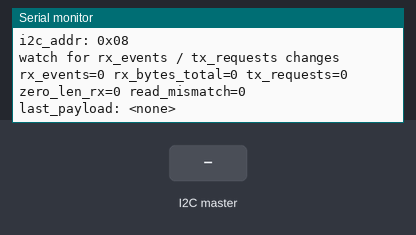
A program run on a simulated Teensy 4. Shown: the last lines printed to the serial monitor. Inputs (shaded band) come from the test bench.

Above: at 1.2 s.
1.3 s: the I2C master sends the byte 1
At 2.8 s:
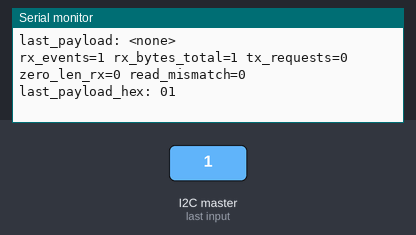
4.3 s: the I2C master sends the byte 90
At 5.8 s:
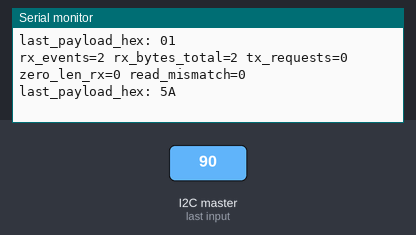
7.3 s: the I2C master sends the byte 200
At 8.7 s:
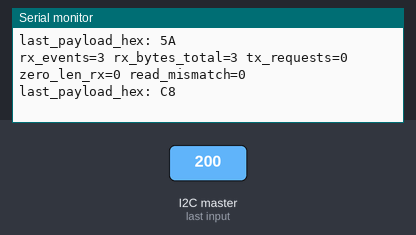
Timing chart, 0 to 10.3 s (numbered marks = the images above; inputs shaded):
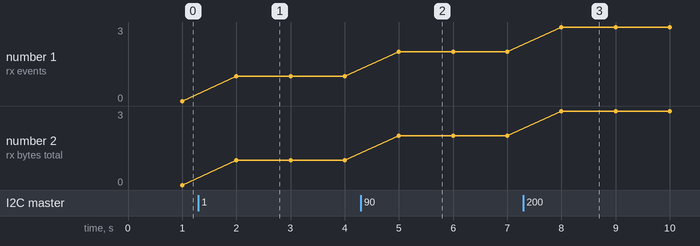

The program:

main.cpp
```cpp
#include <Arduino.h>
#include <Wire.h>

// Minimal I2C bus activity logger for Teensy as slave.
// Goal: confirm whether the master is attempting communication at all.

static constexpr uint8_t I2C_ADDR = 0x08;
static constexpr uint32_t SERIAL_BAUD = 115200;
static constexpr size_t RX_BUF_SIZE = 64;

volatile uint32_t g_rxEvents = 0;
volatile uint32_t g_txRequests = 0;
volatile uint32_t g_rxBytesTotal = 0;
volatile uint32_t g_zeroLenRx = 0;
volatile uint32_t g_readMismatch = 0;
volatile uint8_t g_lastLen = 0;
volatile uint8_t g_lastData[RX_BUF_SIZE];

void onReceiveHandler(int byteCount) {
	g_rxEvents++;
	if (byteCount <= 0) {
		g_zeroLenRx++;
		g_lastLen = 0;
		return;
	}

	uint8_t readCount = 0;
	while (Wire.available() && readCount < RX_BUF_SIZE) {
		g_lastData[readCount++] = static_cast<uint8_t>(Wire.read());
	}

	// Drain any extra bytes if master sent more than our debug buffer.
	while (Wire.available()) {
		(void)Wire.read();
		readCount++;
	}

	g_lastLen = readCount;
	g_rxBytesTotal += readCount;

	if (readCount != static_cast<uint8_t>(byteCount)) {
		g_readMismatch++;
	}
}

void onRequestHandler() {
	g_txRequests++;

	// Return a simple marker byte so the master can read something predictable.
	// 0xA5 is arbitrary and easy to recognize in logs.
	Wire.write(0xA5);
}

void printLastPayload() {
	if (g_lastLen == 0) {
		Serial.println("last_payload: <none>");
		return;
	}

	Serial.print("last_payload_hex:");
	for (uint8_t i = 0; i < g_lastLen; i++) {
		Serial.print(' ');
		if (g_lastData[i] < 0x10) {
			Serial.print('0');
		}
		Serial.print(g_lastData[i], HEX);
	}
	Serial.println();
}

void setup() {
	Serial.begin(SERIAL_BAUD);
	while (!Serial && millis() < 5000) {
		// Allow time for USB serial to open on boot.
	}

	Wire.begin(I2C_ADDR);
	Wire.onReceive(onReceiveHandler);
	Wire.onRequest(onRequestHandler);

	Serial.println("i2c_receive activity logger started");
	Serial.print("i2c_addr: 0x");
	if (I2C_ADDR < 0x10) {
		Serial.print('0');
	}
	Serial.println(I2C_ADDR, HEX);
	Serial.println("watch for rx_events / tx_requests changes");
}

void loop() {
	static uint32_t lastPrintMs = 0;
	const uint32_t now = millis();

	if (now - lastPrintMs >= 1000) {
		lastPrintMs = now;

		Serial.print("rx_events=");
		Serial.print(g_rxEvents);
		Serial.print(" rx_bytes_total=");
		Serial.print(g_rxBytesTotal);
		Serial.print(" tx_requests=");
		Serial.print(g_txRequests);
		Serial.print(" zero_len_rx=");
		Serial.print(g_zeroLenRx);
		Serial.print(" read_mismatch=");
		Serial.println(g_readMismatch);

		printLastPayload();
	}
}
```

Measured:
- after the input at 1.3 s, the serial monitor: prints a new line after 0.70 s (image 1)
- after the input at 4.3 s, the serial monitor: prints a new line after 0.70 s (image 2)
- after the input at 7.3 s, the serial monitor: prints a new line after 0.70 s (image 3)
- plotted number 1: 0 → 1 after the input at 1.3 s, 1 → 2 after the input at 4.3 s, 2 → 3 after the input at 7.3 s
- plotted number 2: 0 → 1 after the input at 1.3 s, 1 → 2 after the input at 4.3 s, 2 → 3 after the input at 7.3 s
